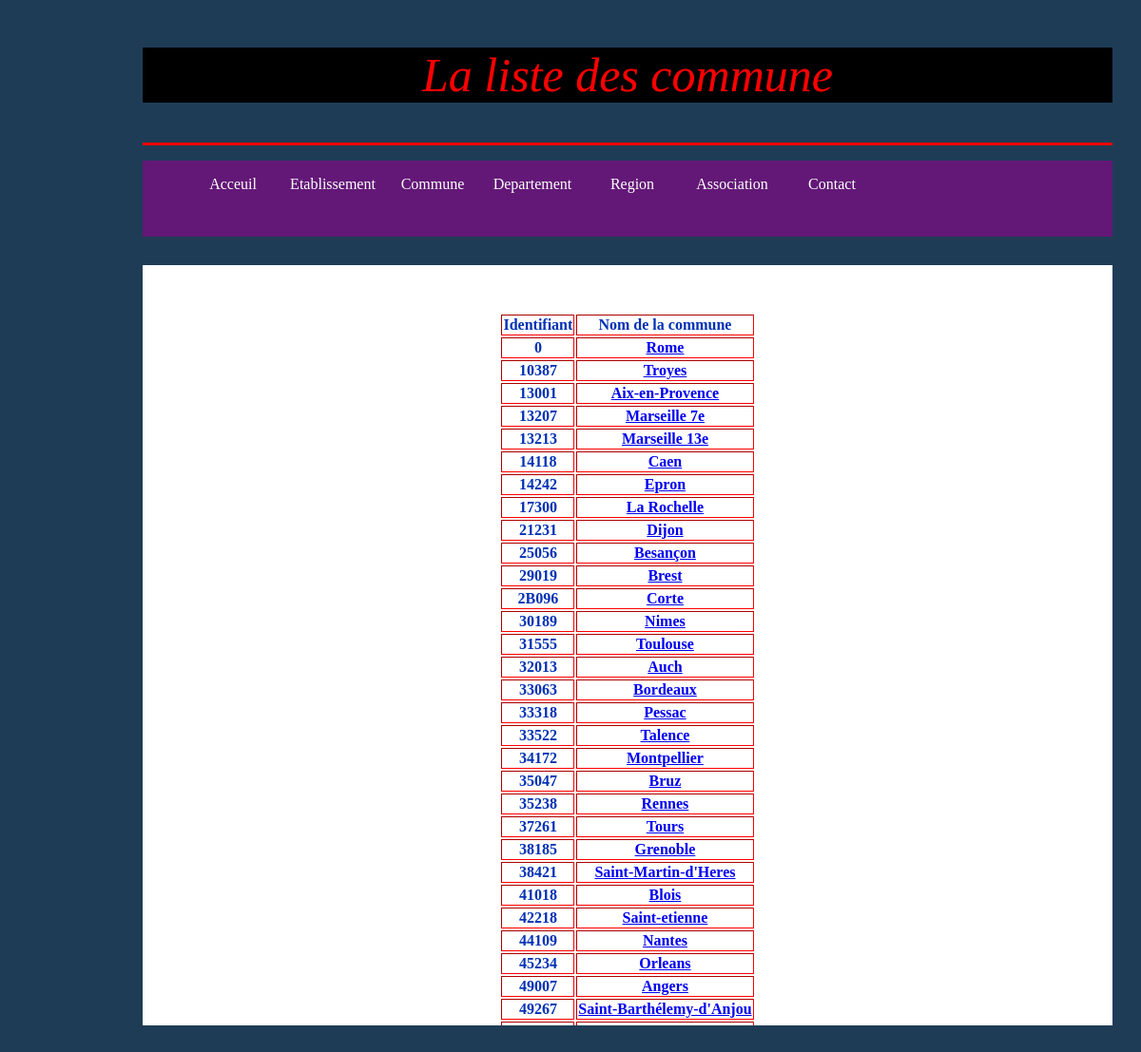
/liste_commune.php, run on the app's committed database.
### tables this page shows
CREATE TABLE IF NOT EXISTS `commune` (
  `id_com` varchar(25) NOT NULL,
  `nom_com` text,
  `id_depar` varchar(25) NOT NULL,
  PRIMARY KEY (`id_com`),
  KEY `FK_commune_id_depar` (`id_depar`)
);

### liste_commune.php (the view, shortened to what this page needs)
<!DOCTYPE HTML>
<HTML>
<HEAD>
<link rel="stylesheet"    href="mon.css"    type="text/css"    media="screen"    />
</HEAD>
<body>
<div id="entete"><p class="titre" >La liste des  commune </p></div>
<div class="menu">
<ul>
		<li><a href="index.php">Acceuil</a></li>
		<li><a href="liste_etab.php">Etablissement</a></li>
		<li><a href="liste_commune.php">Commune</a></li>
		<li><a href="liste_dep.php">Departement</a></li>
		<li><a href="liste_region.php">Region</a></li>
		<li><a href="liste_assoc.php">Association</a></li>
		<li><a href="contact.php">Contact</a></li>
</ul>
</div>
<div id="bandeau">
<?php
$bdd= new PDO('mysql:host=localhost;dbname=gestionetab;charset=utf8', 'root', '');
if(isset($_SESSION['departement'])){
	$d=$_GET['id_depart'];
$rep = $bdd->query('select id_com,nom_com from commune as C where C.id_depar="'.$d.'"');
}else{
	$rep = $bdd->query('select id_com, nom_com from commune');
	}
echo "<table border='2' class='table1' >";
echo "<tr>";
echo "<th> Identifiant</th>";
echo "<th>Nom de la commune</th>";
echo "</tr>";
while ($line = $rep ->fetch()) {
array_push($_SESSION['commune'],$line["id_com"]);
echo "<tr>";
echo "<th>".$line["id_com"]."</th>";
echo "<th><a href='liste_etab.php?id_com=".$_SESSION['commune'][0]."'>".$line["nom_com"]."</a></th>";
echo "</tr>";
}
echo "</table>";
?>
</div>
</body>
</html>

### mon.css (style rules this page uses)
html { background-color:#1F3C57; }
body { width:1020px; margin-left:150px; margin-right:150px; }
#entete { width:1020px; height:100px; border-bottom-color:#FF0000; border-bottom-style:solid; border-style:solid 3px red; }
#bandeau { width:1020px; margin-top:30px; height:800px; background-color:white; border-style:solid 3px red; overflow:auto; }
.menu { width:1020px; height:80px; margin-top:10px; background-color:#631877; }
ul li { position:relative; list-style-type: none; float:left; margin-left: 5px; text-align:center; }
ul li a { text-decoration:none; font-family:cursive; display: block; line-height:50px; color: white; width:100px; }
.titre { text-align:center; color:red; font-size:50px; font-family:Times New Roman; font-style:italic; background-color:black; }
.table1 { border:2px; height:100px; border-color:red; color:#0131B4; margin-left:auto; margin-right:auto; margin-bottom:50px; margin-top:50px; }
p { color:blue; font-family:Times New Roman; font-size:17px; }

### data on the page
commune: id_com "0", nom_com "Rome"
commune: id_com "10387", nom_com "Troyes"
commune: id_com "13001", nom_com "Aix-en-Provence"
commune: id_com "13207", nom_com "Marseille 7e"
commune: id_com "13213", nom_com "Marseille 13e"
commune: id_com "14118", nom_com "Caen"
commune: id_com "14242", nom_com "Epron"
commune: id_com "17300", nom_com "La Rochelle"
commune: id_com "21231", nom_com "Dijon"
commune: id_com "25056", nom_com "Besançon"
commune: id_com "29019", nom_com "Brest"
commune: id_com "2B096", nom_com "Corte"
commune: id_com "30189", nom_com "Nimes"
commune: id_com "31555", nom_com "Toulouse"
commune: id_com "32013", nom_com "Auch"
commune: id_com "33063", nom_com "Bordeaux"
commune: id_com "33318", nom_com "Pessac"
commune: id_com "33522", nom_com "Talence"
commune: id_com "34172", nom_com "Montpellier"
commune: id_com "35047", nom_com "Bruz"
commune: id_com "35238", nom_com "Rennes"
commune: id_com "37261", nom_com "Tours"
commune: id_com "38185", nom_com "Grenoble"
commune: id_com "38421", nom_com "Saint-Martin-d'Heres"
commune: id_com "41018", nom_com "Blois"
commune: id_com "42218", nom_com "Saint-etienne"
commune: id_com "44109", nom_com "Nantes"
commune: id_com "45234", nom_com "Orleans"
commune: id_com "49007", nom_com "Angers"
commune: id_com "49267", nom_com "Saint-Barthélemy-d'Anjou"
